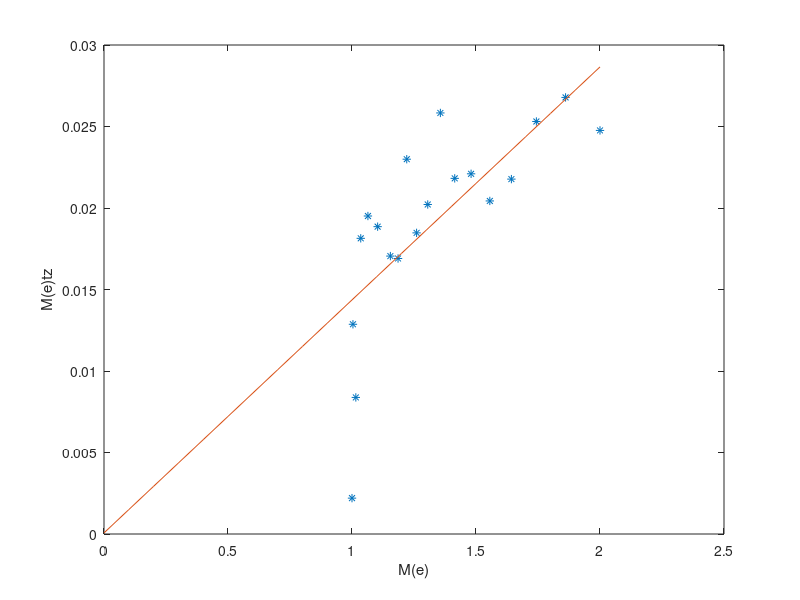
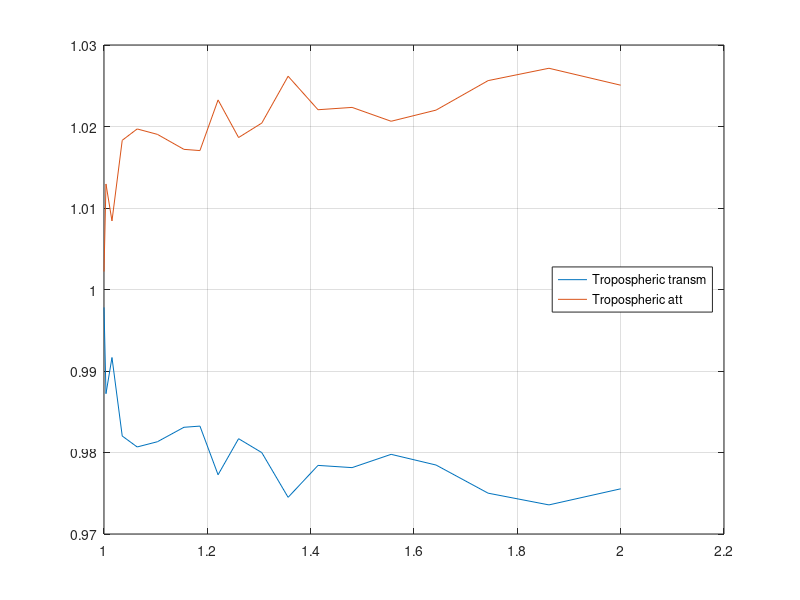
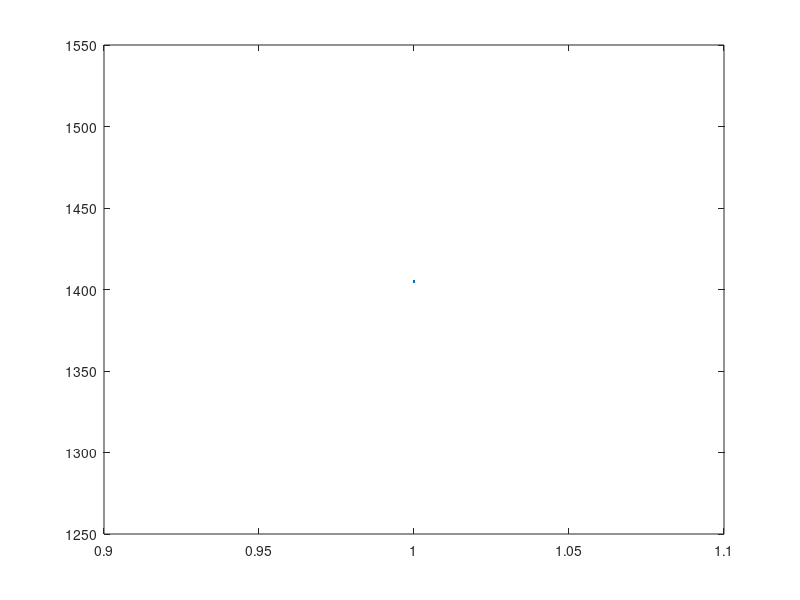

Here is the MATLAB script that generated these plots, in order:
Elevation = [90 85 80 75 70 65 60 57.5 55 52.5 50 ...
    47.5 45 42.5 40 37.5 35 32.5 30];
Vant = [1.785 1.802 1.808 1.807 1.808 1.809 1.819 1.799 1.799 1.804 1.803 1.804 1.806 1.808 1.810 1.812 1.815 1.822 1.828];
Vwarm = [2.276 2.272 2.277 2.269 2.267 2.266 2.275 2.256 2.252 2.257 2.257 2.248 2.255 2.255 2.256 2.255 2.251 2.253 2.262];
Vhot = [2.335 2.337 2.338 2.338 2.337 2.335 2.342 2.323 2.325 2.325 2.327 2.323 2.326 2.326 2.325 2.325 2.324 2.327 2.334];
Twarm = [27.0 26.5 26.3 26.1 25.4 25.8 25.7 25.5 25.4 25.2 25.0 24.8 24.8 24.6 24.7 24.7 24.6 24.6 24.7];
Thot = [69.9 69.8 69.3 69.1 69.1 69.3 69.3 69.2 69.4 69.1 69.8 69.2 69.1 69.5 69.5 69.2 69.5 69.5 63.4];
%------------------------
Tground = 289;
Teff = 0.95*Tground;
Tbg = 2.8;
D_Thot = -41.09; 
%------------------------
Twarm_avg = mean(Twarm);
Thot_avg = mean(Thot);
%-------------------------
V1 = Vwarm - Vant;
V2 = Vwarm - Vhot;

Tant = Twarm_avg - (V1./V2).*(Twarm_avg - (Thot_avg + D_Thot));

M =@(e) 1./sin(deg2rad(e));
Mtz = -log( (Teff-Tant)/(Teff-Tbg));

p = polyfit(M(Elevation),Mtz,1);
l = (0:0.1:2);
f = polyval(p,l);
plot(M(Elevation),Mtz,'*');
hold on
plot(l,f);
xlabel('M(e)'); ylabel('M(e)tz')

figure
plot(M(Elevation),exp(-Mtz));
hold on
plot(M(Elevation),exp(Mtz));
legend('Tropospheric transm','Tropospheric att','location','East')
grid on

Y = mean(Vhot./Vwarm);

Trec = (Thot_avg - Y.*Twarm_avg)/(Y-1);

figure
plot(Trec)

